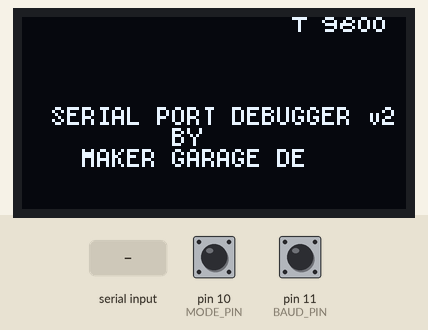
Recording of a sketch running on a simulated Arduino Mega 2560, built with avr-gcc and run on an emulated ATmega2560. Shown: 128×64 one-colour display. The inputs (shaded band) are chosen by the test bench; at power-on: pin 10 (MODE_PIN) HIGH, pin 11 (BAUD_PIN) HIGH. What the sketch prints to the serial monitor is not drawn.

Above: at 1.2 s.
1.3 s: pin 10 (MODE_PIN) pulled LOW for 0.15 s
At 2.2 s:
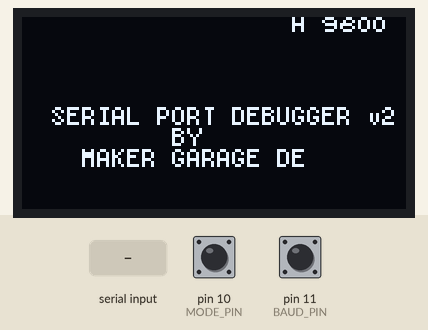
3.0 s: pin 10 (MODE_PIN) pulled LOW for 1 s
5.5 s: pin 11 (BAUD_PIN) pulled LOW for 0.15 s
At 6.9 s:
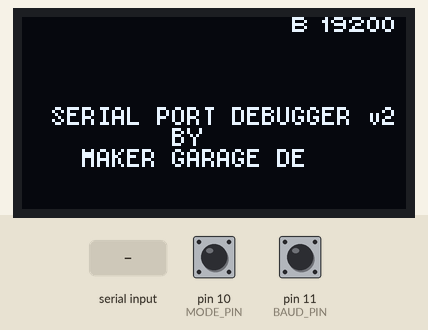
7.2 s: "1\n" received over the second serial link
At 8.2 s:
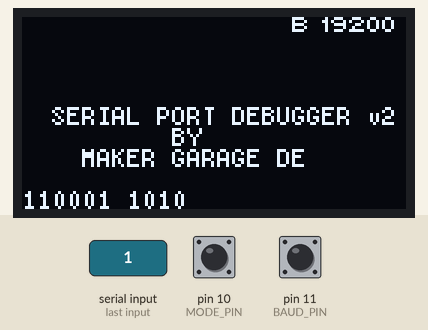
8.8 s: "0\n" received over the second serial link
At 10.1 s:
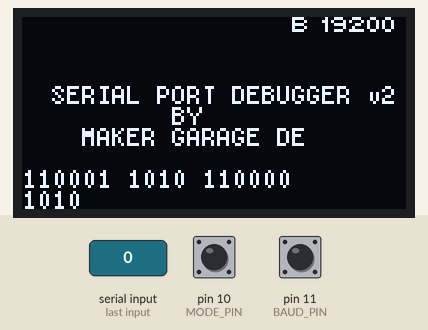
10.4 s: pin 11 (BAUD_PIN) pulled LOW for 1 s
At 12.6 s:
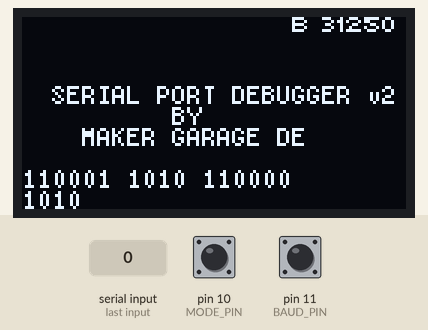
Timing chart, 0 to 14.0 s (numbered marks = the images above; inputs shaded):
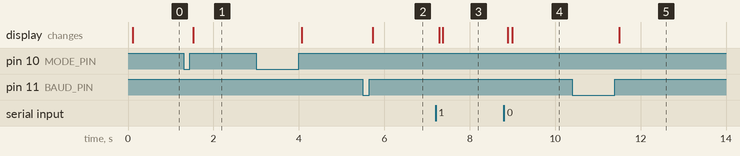

The sketch:

arduino-serial-debugger.ino
```cpp
// (licence header left out)
#include <Arduino.h>
#include <U8g2lib.h>

#include "PinChangeInterrupt.h"

#ifdef U8X8_HAVE_HW_SPI
#include <SPI.h>
#endif
#ifdef U8X8_HAVE_HW_I2C
#include <Wire.h>
#endif

U8G2_SH1106_128X64_NONAME_F_HW_I2C u8g2(U8G2_R0, /* reset=*/ U8X8_PIN_NONE);

#define DISPLAY_TXT 'T'
#define DISPLAY_HEX 'H'
#define DISPLAY_BIN 'B'

#define BAUD_PIN 11
#define MODE_PIN 10

String str[ 8 ];

unsigned long baud = 9600;
char mode = DISPLAY_TXT;

// ============================================================================

void setup(void) {
  Serial.begin( 9600 );
  Serial1.begin( baud );
  u8g2.begin();
  u8g2.setFont( u8g2_font_5x8_tf );

  for ( byte i=0; i< 8 ;i++ ) {
    str[i].reserve(25);
    str[i] = "";
  }
  str[4] = "  SERIAL PORT DEBUGGER v2";
  str[3] = "          BY";
  str[2] = "    MAKER GARAGE DE";
  str[0] = "";

  Serial.println( "SERIAL PORT DEBUGGER v2");

  // button config
  pinMode( BAUD_PIN, INPUT_PULLUP );
  pinMode( MODE_PIN, INPUT_PULLUP );

  attachPinChangeInterrupt(
    digitalPinToPinChangeInterrupt( BAUD_PIN ),
    changeBaud,
    RISING
  );
  attachPinChangeInterrupt(
    digitalPinToPinChangeInterrupt( MODE_PIN ),
    changeMode,
    RISING
  );
}

// ============================================================================

boolean changed = true;

void loop(void) {
  readStr();
  if ( changed ) {
    writeOLED();
    changed = false;
  }
}

// ============================================================================

void writeOLED() {
  u8g2.clearBuffer();
  u8g2.setFont( u8g2_font_5x8_tf );
  for ( byte i=0; i < 8; i++ ) {
    u8g2.drawStr( 0, 64-7*i, str[i].c_str() );
  }
  u8g2.setFont( u8g2_font_tinytim_tf );
  u8g2.drawStr( 100, 5, String( baud ).c_str()  );
  switch (mode) {
    case DISPLAY_TXT: u8g2.drawStr( 90, 5, "T" ); break;
    case DISPLAY_BIN: u8g2.drawStr( 90, 5, "B" ); break;
    case DISPLAY_HEX: u8g2.drawStr( 90, 5, "H" ); break;
    default: u8g2.drawStr( 90, 5, "t" ); break;
  }
  u8g2.sendBuffer();
}

// ============================================================================

byte strLen = 0;
void readStr() {
  while ( Serial1.available() ) {
    char inChar = (char) Serial1.read();

    switch (mode) {
      case DISPLAY_TXT:
        strLen ++;
        if ( inChar == '\n' ) {
          newLine();
        } else if ( strLen > 24 ) {
          newLine();
          str[0] += inChar;
        } else {
          str[0] += inChar;
        }
        break;
      case DISPLAY_BIN:
        if ( strLen > 2 ) {
          newLine();
        }
        str[0] += String( inChar, BIN ) + " ";
        strLen ++;
        break;
      case DISPLAY_HEX:
        strLen += 3;
        str[0] += String( inChar, HEX ) + " ";
        if ( strLen > 24 ) {
          newLine();
        }
        break;
      default: break;
    }
    changed = true;
  }
}

// ============================================================================

void newLine() {
  Serial.println( str[0].c_str() );
  for ( byte i = 7; i > 0; i-- ) {
    str[i] = str[i-1];
  }
  str[0] = "";
  strLen = 0;
}

// ============================================================================

void changeBaud() {
  //Serial.print( "changeBaud " );
  if ( baud == 9600 ) {
    baud =  19200;
  } else if ( baud ==  19200 ) {
    baud =  31250;
  } else if ( baud ==  31250 ) {
    baud =  57600;
  } else if ( baud ==  57600 ) {
    baud =  115200;
  } else if ( baud == 115200 ) {
    baud = 9600;
  }
  Serial1.println( baud );
  Serial1.end();
  Serial1.begin( baud );
  changed = true;
}

// ============================================================================

void changeMode() {
  if ( mode == DISPLAY_TXT ) {
    mode = DISPLAY_HEX;
  } else if ( mode == DISPLAY_HEX) {
    mode = DISPLAY_BIN;
  } else if ( mode == DISPLAY_BIN ) {
    mode = DISPLAY_TXT;
  }
  //Serial.print( "mode " );
  //Serial.println( mode );
  changed = true;
}
```

Measured:
- after the input at 1.3 s, the display: changes after 0.22 s (image 1)
- after the input at 5.5 s, the display: changes after 0.23 s (image 2)
- after the input at 7.2 s, the display: first changes after 0.08 s (image 3 shows a later state)
- after the input at 8.8 s, the display: first changes after 0.09 s (image 4 shows a later state)
- after the input at 10.4 s, the display: changes after 1.1 s (image 5)
